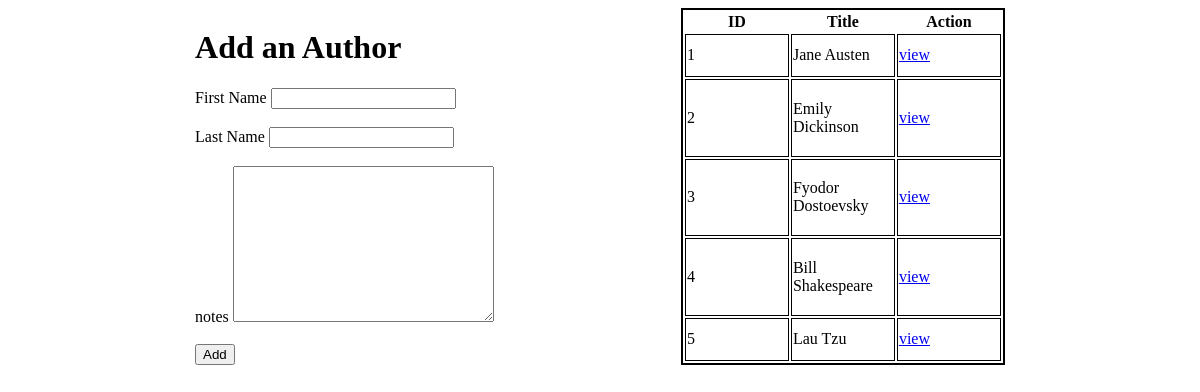
Page /authors on the earlier database version.
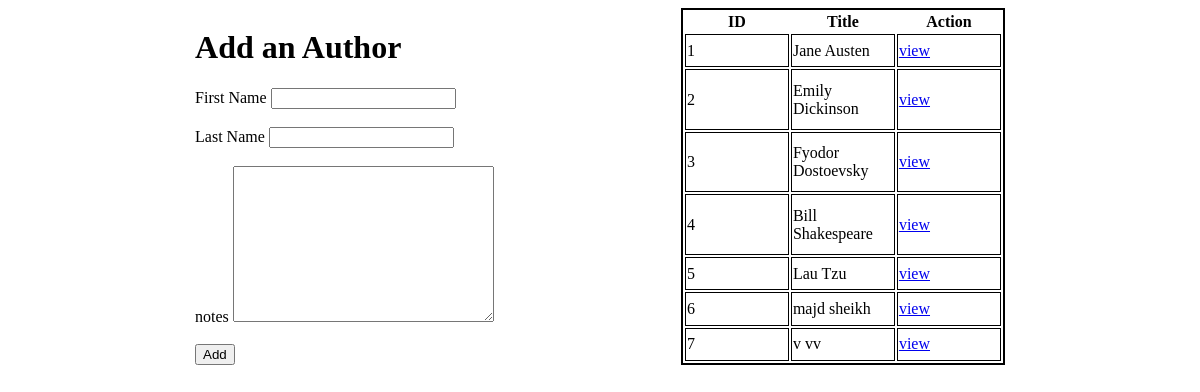
Same page on the later database version.
### books_authors_app/models.py (models this page shows)
class Author(models.Model):
    first_name = models.CharField(max_length=255)
    last_name = models.CharField(max_length=255)
    books = models.ManyToManyField(Book, related_name="authors")
    notes = models.TextField()
    created_at = models.DateTimeField(auto_now_add=True)
    updated_at = models.DateTimeField(auto_now=True)

### books_authors_app/views.py (the view)
# urls.py: path('authors', views.authors),
def authors(request):
    context = {
        "authors": Author.objects.all()
    }
    return render(request, 'authors.html', context)

### books_authors_app/templates/authors.html (shortened to what this page needs)
<!DOCTYPE html>
<html lang="en">
<head>
</head>
<body>
    <div class="forms">
        <form action="/add_author" method="POST">
            <div>
            <h1>Add an Author</h1>
            </div>
            <div>
            <label>First Name</label>
            <input type="text" name="first_name">
            </div><br>
            <div>
                <label>Last Name</label>
                <input type="text" name="last_name">
                </div><br>
            <div>
            <label for="description">notes</label>
            <textarea name="notes" id="notes" cols="30" rows="10"></textarea>
            </div><br>
            <div>
            <input type="submit" value="Add" >
            </div>
        </form>
        <table>
            <thead>
                <th>ID</th>
                <th>Title</th>
                <th>Action</th>
            </thead>
            <tbody>
                {% for author in authors %}
                <tr>
                    <td>{{ author.id }}</td>
                    <td>{{ author.first_name }} {{ author.last_name }}</td>
                    <td>
                        <a href="/authors/{{ author.id }}">view</a>
                    </td>
                </tr>
                {% endfor %}
            </tbody>
        </table>
    </div>
</body>
</html>

### books_authors_app/templates/authors.html (style rules this page uses)
.forms { display:flex; justify-content: space-evenly; }
table { border: 2px solid black; }
td { border: 1px solid black; width: 100px; }

Differences in the rows shown:
added Author: id "6", first_name "majd", last_name "sheikh"
added Author: id "7", first_name "v", last_name "vv"
